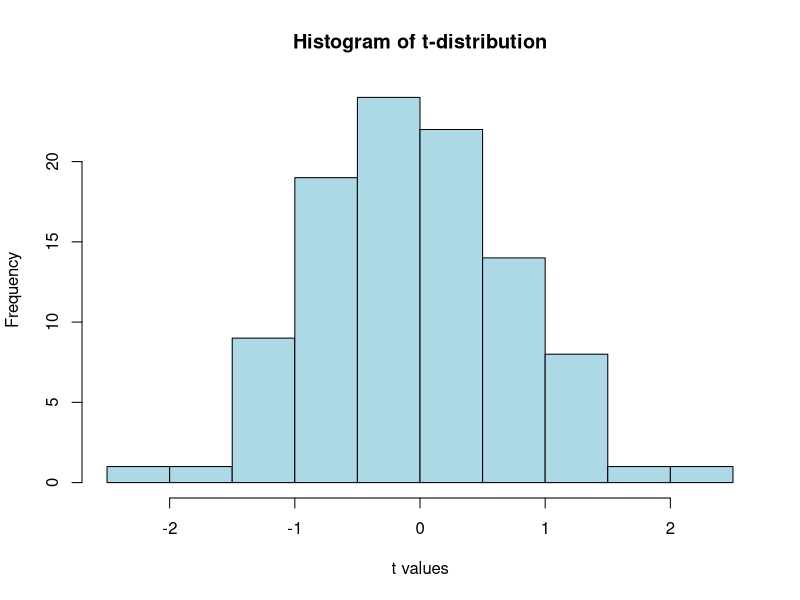
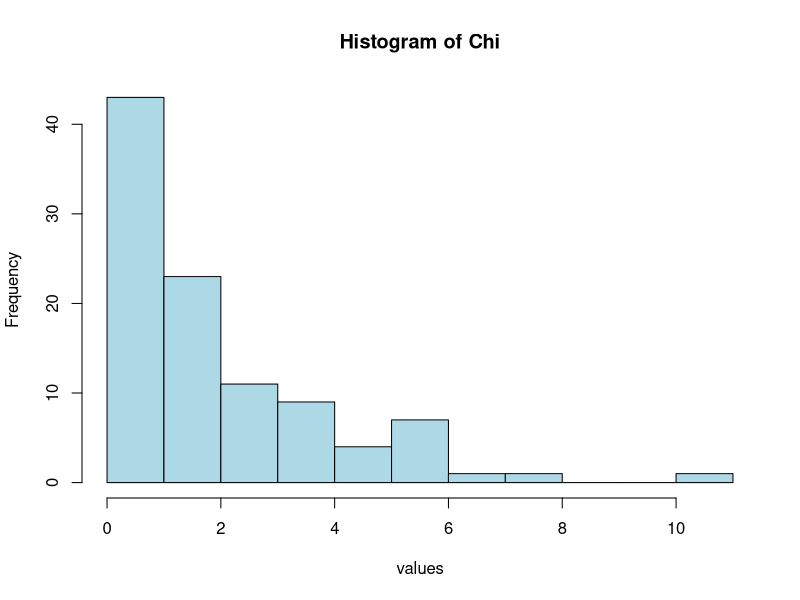
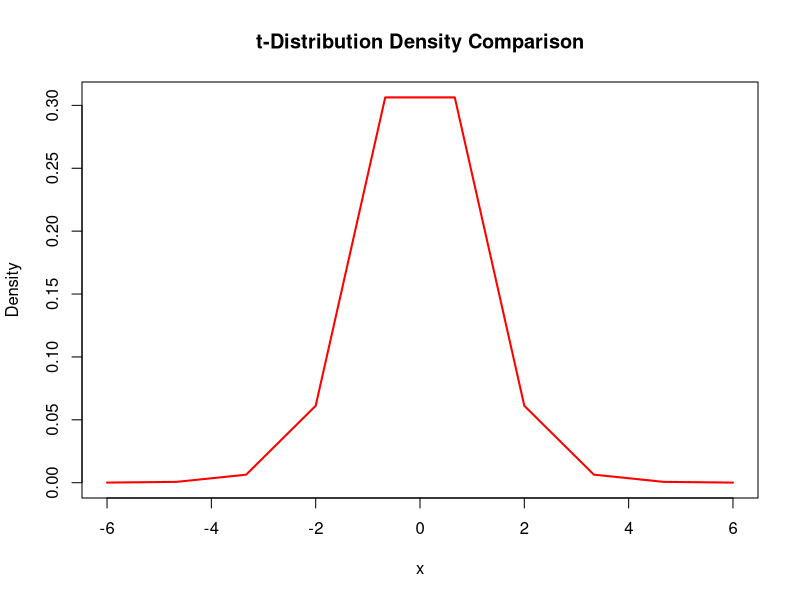

The R source for these figures, in order:
#Assignment 7

#q1 : t distribution
n = 100
df = n-1

t_sample <- rt(n, df) # generates sample of 100 numbers

hist(t_sample, main = "Histogram of t-distribution", xlab = "t values", ylab = "Frequency", col = "lightblue", border = "black")


#q2: Chi-square distribution
n = 100
chi2_df2 <- rchisq(n, df = 2)
chi2_df10 <- rchisq(n, df = 10)
chi2_df25 <- rchisq(n, df = 25)

hist(chi2_df2, main = "Histogram of Chi", xlab = "values", ylab = "Frequency", col = "lightblue", border = "black")

#q3: t distribution

x =  seq(-6,6,length=10)

x

df1 =  dt(x, df = 1)
df2 =  dt(x, df = 4)
df3 =  dt(x, df = 10)

plot(x, df3, type = "l", col = "red", lwd = 2, 
     main = "t-Distribution Density Comparison",
     xlab = "x", ylab = "Density")



